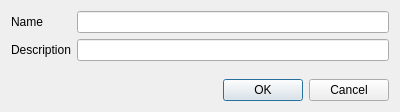
<?xml version="1.0" encoding="UTF-8"?>
<ui version="4.0">
 <class>AddContainerDialog</class>
 <widget class="QDialog" name="AddContainerDialog">
  <property name="geometry">
   <rect>
    <x>0</x>
    <y>0</y>
    <width>400</width>
    <height>112</height>
   </rect>
  </property>
  <property name="windowTitle">
   <string>New Container</string>
  </property>
  <property name="modal">
   <bool>true</bool>
  </property>
  <layout class="QGridLayout" name="gridLayout_2">
   <item row="0" column="0">
    <layout class="QFormLayout" name="formLayout">
     <item row="0" column="0">
      <widget class="QLabel" name="nameLabel">
       <property name="text">
        <string>Name</string>
       </property>
      </widget>
     </item>
     <item row="0" column="1">
      <widget class="QLineEdit" name="nameEdit"/>
     </item>
     <item row="1" column="1">
      <widget class="QLineEdit" name="descriptionEdit"/>
     </item>
     <item row="1" column="0">
      <widget class="QLabel" name="descriptionLabel">
       <property name="text">
        <string>Description</string>
       </property>
      </widget>
     </item>
    </layout>
   </item>
   <item row="1" column="0">
    <widget class="QDialogButtonBox" name="buttonBox">
     <property name="orientation">
      <enum>Qt::Orientation::Horizontal</enum>
     </property>
     <property name="standardButtons">
      <set>QDialogButtonBox::StandardButton::Cancel|QDialogButtonBox::StandardButton::Ok</set>
     </property>
    </widget>
   </item>
  </layout>
 </widget>
 <resources/>
 <connections>
  <connection>
   <sender>buttonBox</sender>
   <signal>accepted()</signal>
   <receiver>AddContainerDialog</receiver>
   <slot>accept()</slot>
   <hints>
    <hint type="sourcelabel">
     <x>248</x>
     <y>254</y>
    </hint>
    <hint type="destinationlabel">
     <x>157</x>
     <y>274</y>
    </hint>
   </hints>
  </connection>
  <connection>
   <sender>buttonBox</sender>
   <signal>rejected()</signal>
   <receiver>AddContainerDialog</receiver>
   <slot>reject()</slot>
   <hints>
    <hint type="sourcelabel">
     <x>316</x>
     <y>260</y>
    </hint>
    <hint type="destinationlabel">
     <x>286</x>
     <y>274</y>
    </hint>
   </hints>
  </connection>
 </connections>
</ui>
